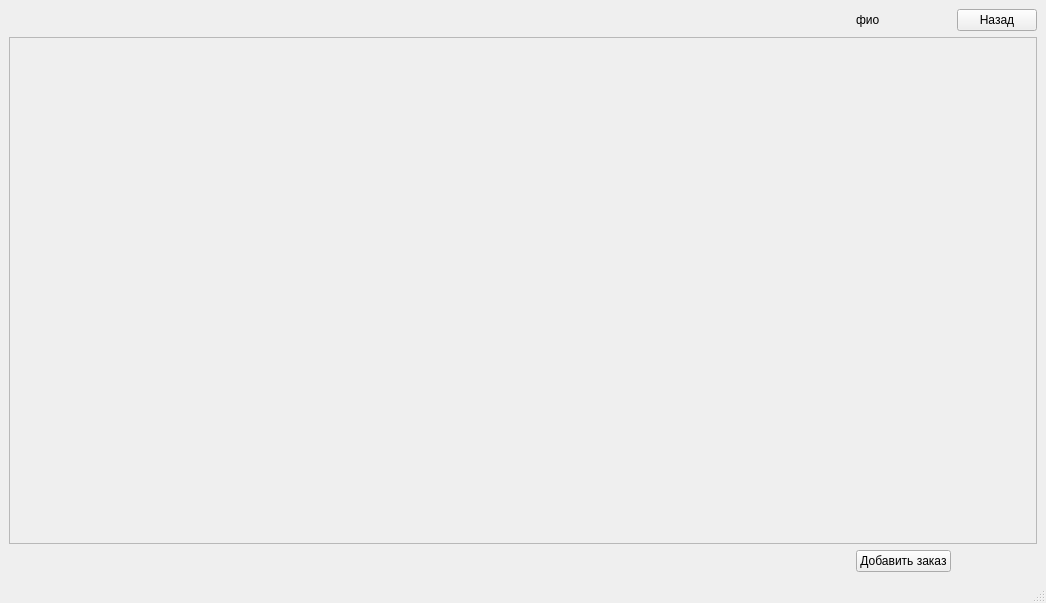
<?xml version="1.0" encoding="UTF-8"?>
<ui version="4.0">
 <class>MainWindow</class>
 <widget class="QMainWindow" name="MainWindow">
  <property name="geometry">
   <rect>
    <x>0</x>
    <y>0</y>
    <width>1046</width>
    <height>603</height>
   </rect>
  </property>
  <property name="minimumSize">
   <size>
    <width>1046</width>
    <height>603</height>
   </size>
  </property>
  <property name="windowTitle">
   <string>MainWindow</string>
  </property>
  <widget class="QWidget" name="centralwidget">
   <layout class="QGridLayout" name="gridLayout">
    <item row="1" column="0" colspan="3">
     <widget class="QScrollArea" name="scrollArea">
      <property name="widgetResizable">
       <bool>true</bool>
      </property>
      <widget class="QWidget" name="scrollAreaWidgetContents">
       <property name="geometry">
        <rect>
         <x>0</x>
         <y>0</y>
         <width>1020</width>
         <height>452</height>
        </rect>
       </property>
      </widget>
     </widget>
    </item>
    <item row="0" column="2">
     <widget class="QPushButton" name="pushButton_close">
      <property name="text">
       <string>Назад</string>
      </property>
     </widget>
    </item>
    <item row="0" column="1">
     <widget class="QLabel" name="label_FIO">
      <property name="text">
       <string>фио</string>
      </property>
     </widget>
    </item>
    <item row="0" column="0">
     <spacer name="horizontalSpacer">
      <property name="orientation">
       <enum>Qt::Horizontal</enum>
      </property>
      <property name="sizeHint" stdset="0">
       <size>
        <width>40</width>
        <height>20</height>
       </size>
      </property>
     </spacer>
    </item>
    <item row="2" column="1">
     <widget class="QPushButton" name="pushButton_addorder">
      <property name="text">
       <string>Добавить заказ</string>
      </property>
     </widget>
    </item>
   </layout>
  </widget>
  <widget class="QMenuBar" name="menubar">
   <property name="geometry">
    <rect>
     <x>0</x>
     <y>0</y>
     <width>1046</width>
     <height>36</height>
    </rect>
   </property>
  </widget>
  <widget class="QStatusBar" name="statusbar"/>
 </widget>
 <resources/>
 <connections/>
</ui>
